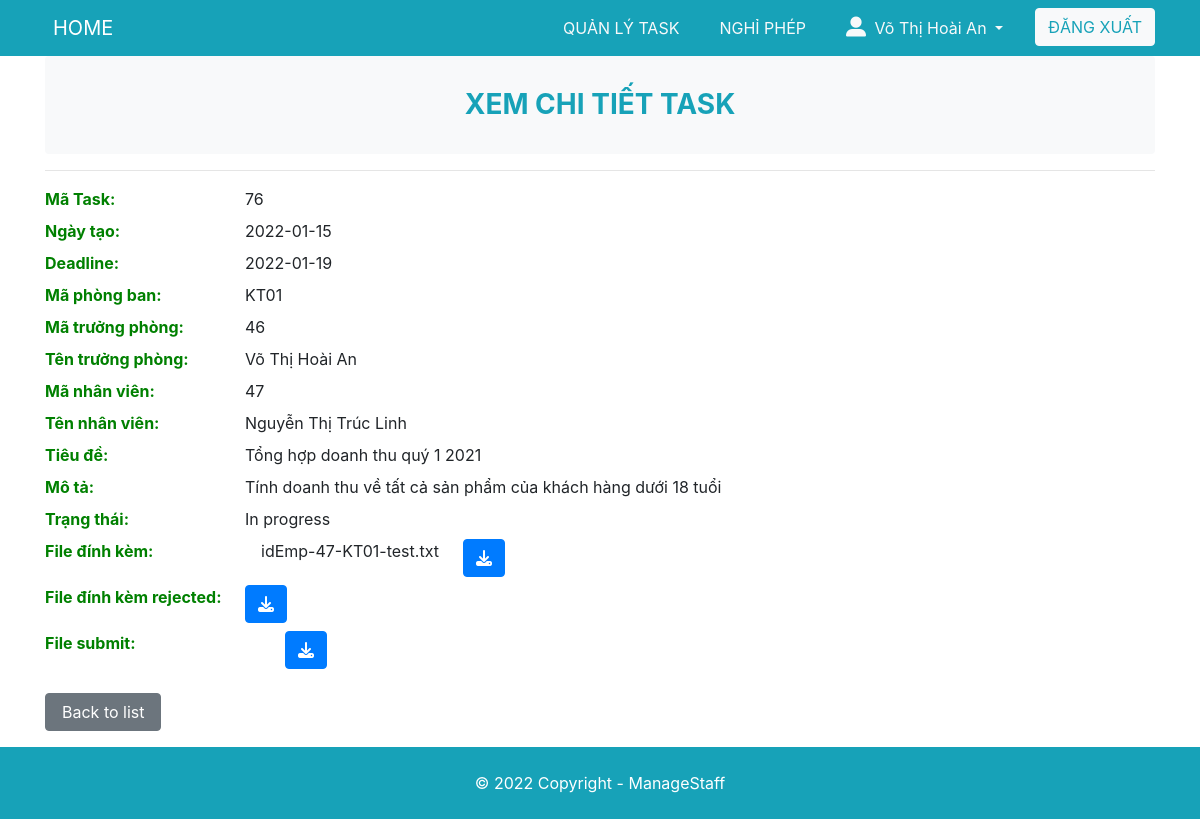
The app's page /Task/Manager/details-task.php?id=76 (signed in) with its own data.
### tables this page shows
CREATE TABLE `Task` (
  `idTask` int(255) NOT NULL,
  `nameEmployee` varchar(255) NOT NULL,
  `statusTask` varchar(255) DEFAULT NULL,
  `idStatus` int(255) DEFAULT NULL,
  `idManager` int(255) NOT NULL,
  `idEmployee` int(255) NOT NULL,
  `nameManager` varchar(255) NOT NULL,
  `titleTask` text NOT NULL,
  `detailTask` text NOT NULL,
  `timeTask` varchar(255) DEFAULT NULL,
  `deadlineTask` varchar(255) NOT NULL,
  `idDepartment` varchar(255) NOT NULL,
  `messenger` text,
  `fileSend` varchar(255) DEFAULT NULL,
  `fileSubmit` varchar(255) DEFAULT NULL,
  `note` text,
  `dateTimeAuto` varchar(255) DEFAULT NULL,
  `rate` varchar(255) DEFAULT NULL,
  `dateDiff` varchar(255) DEFAULT NULL,
  `fileExtra` varchar(255) DEFAULT NULL
);

### www/Task/Manager/details-task.php (the view, shortened to what this page needs)
<?php
    $id = $_GET['id'];
    $sql_2 = "SELECT * FROM Task WHERE idTask = ?";
    $conn = connect_db();
    $stm = $conn->prepare($sql_2);
    $stm->bind_param("i", $id,);
    if (!$stm->execute()){
        die('can not execute: ' . $stm->error);
    }
    $result = $stm->get_result();
    $data = $result->fetch_assoc();
    $idTask = $data['idTask'];
    $titleTask = $data['titleTask'];
    $detailTask = $data['detailTask'];
    $statusTask = $data['statusTask'];
    $timeTask = $data['timeTask'];
    $deadlineTask = $data['deadlineTask'];
    $idDepartment = $data['idDepartment'];
    $idManager = $data['idManager'];
    $nameManager = $data['nameManager'];
    $idEmployee = $data['idEmployee'];
    $nameEmployee = $data['nameEmployee'];
    $fileSend = $data['fileSend'];
    $fileExtra = $data['fileExtra'];
    $fileSubmit = $data['fileSubmit'];
?>
<!DOCTYPE html>
<html lang="en">
<head>
	<link rel="stylesheet" href="https://maxcdn.bootstrapcdn.com/bootstrap/4.5.2/css/bootstrap.min.css">
	<link rel="stylesheet" href="/style.css">
</head>
<body>
	<?php include '../../partial/header.php'?>
	<div class="container">
        <div class="justify-content-center">
            <header class="text-center bg-light text-info py-3 rounded">
                <h3 class="text-center mt-3 mb-3 display-5 font-weight-bold">XEM CHI TIẾT TASK</h3>
            </header>
            <hr />
            <dl class="dl-horizontal">
                <dt class="">Mã Task</dt>
                <dd class=""><?= $idTask ?></dd>
                <dt>Ngày tạo</dt>
                <dd><?= $timeTask ?></dd>
                <dt>Deadline</dt>
                <dd><?= $deadlineTask ?></dd>
                <dt>Mã phòng ban</dt>
                <dd><?= $idDepartment ?></dd>
                <dt>Mã trưởng phòng</dt>
                <dd><?= $idManager ?></dd>
                <dt>Tên trưởng phòng</dt>
                <dd><?= $nameManager ?></dd>
                <dt>Mã nhân viên</dt>
                <dd><?= $idEmployee ?></dd>
                <dt>Tên nhân viên</dt>
                <dd><?= $nameEmployee ?></dd>
                <dt>Tiêu đề</dt>
                <dd><?= $titleTask ?></dd>
                <dt>Mô tả</dt>
                <dd><?= $detailTask ?></dd>
                <dt>Trạng thái</dt>
                <dd><?= $statusTask ?></dd>
                <?php if(!($fileSend == "idEmp-$idEmployee-$idDepartment-")){?>
                    <dt >File đính kèm</dt>
                    <div class="row">
                        <dd class="mr-4 ml-3"><?= $fileSend ?></dd>
                        <dd><a class="btn btn-primary" href="../Manager/download-file-send.php?id=<?= $idTask ?>"><i class="fas fa-download"></i></a></dd>
                    </div>
                <?php }?>
                <?php if(!($fileExtra == "reject-$idTask-")){?>
                    <dt>File đính kèm rejected</dt>
                    <div class="row">
                        <dd><a class="btn btn-primary" href="../Manager/download-file-extra.php?id=<?= $idTask ?>"><i class="fas fa-download"></i></a></dd>
                    </div>
                <?php }?>
                <?php if(!($fileSubmit == "submit-$idTask-")){?>
                    <dt>File submit</dt>
                    <div class="row">
                        <dd><a class="btn btn-primary" href="../Manager/download.php?id=<?= $idTask ?>"><i class="fas fa-download"></i></a></dd>
                    </div>
                <?php }?>
            </dl>
        </div>
       <div class="mb-3">
                <a href="./index-task.php" class="btn btn-secondary px-3" >Back to list</a>
       </div>
	</div>
	<?php include '../../partial/footer.php'?>
</body>
</html>

### www/style.css (style rules this page uses)
body { min-height: 100vh; margin: 0; padding: 0; display: flex; flex-direction: column; }
dt { float: left; clear: left; width: 200px; font-weight: bold; color: green; }
dt::after { content: ":"; }
dd { margin: 1 1 1 80px; padding: 1 1 0.5em 0; }

### records on screen
task: idTask "76", timeTask "2022-01-15", deadlineTask "2022-01-19", idDepartment "KT01", idManager "46", nameManager "Võ Thị Hoài An", idEmployee "47", nameEmployee "Nguyễn Thị Trúc Linh", titleTask "Tổng hợp doanh thu quý 1 2021", detailTask "Tính doanh thu về tất cả sản phẩm của khách hàng dưới 18 tuổi", statusTask "In progress", fileSend "idEmp-47-KT01-test.txt"

### other values on screen
$_SESSION['name'] "Võ Thị Hoài An"
